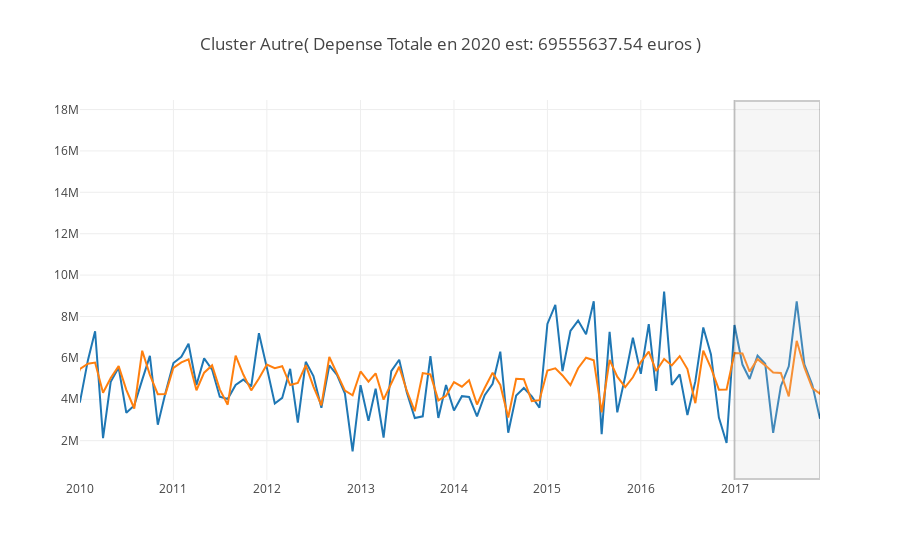

Write notebook code for a chart like this one.
### Markdown cell above
#### Cluster Autre

### Code cell
make_prediction_by_cluster(data = df, cluster = 'c6', validation_period = validation_period, n_pred = n_preds, period = ['2013-01-01','2020-01-01'], plot_intervals = False,list_slen = range(12,13))
